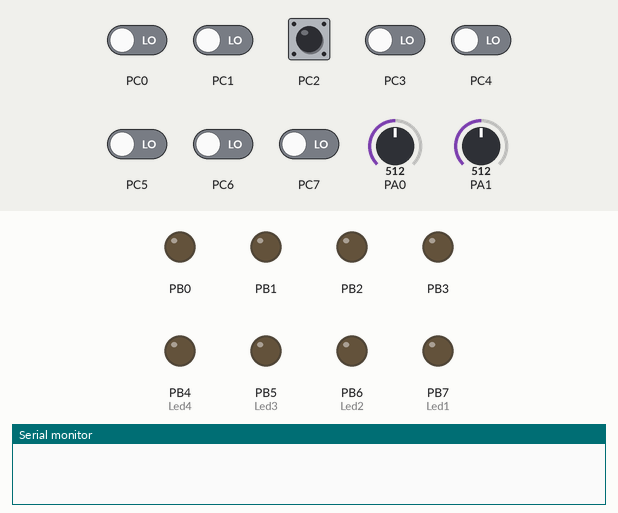
This program was run on a simulated ATmega1284P, built with avr-gcc and emulated at 1 MHz. Parts: output pins drawn as LEDs (lit = HIGH), the last lines printed to the serial monitor. The test bench sets the inputs (shaded band); at power-on: PC2 HIGH, PC0, PC1, PC3–7 LOW, PA0 = 512, PA1 = 512.

Above: at 4.0 s.
At 12.0 s:
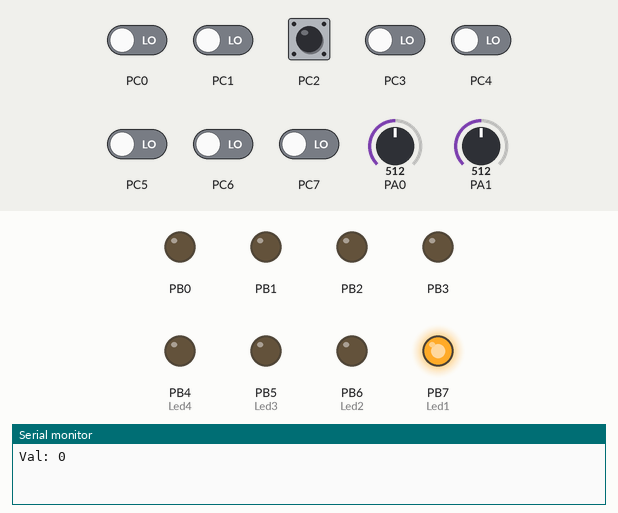
Timing chart, 0 to 20.8 s (numbered marks = the images above):
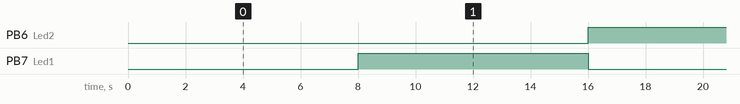

The program:

main.c
```c
/*
 * Projekt1.c
 *
 * Created: 26.05.2020 00:20:09
 * Author : MSR
 */

#include <avr/io.h>
#define F_CPU 1000000
#include <util/delay.h>
#include <stdio.h>
#include <string.h>

#include "gpio/Taster.h"
#include "gpio/Led.h"
#include "playground/Playground.h"
#include "timer/Timer.h"
#include "stateMachine/TrafficLight.h"
#include "uart/Uart.h"
#include <avr/interrupt.h>
#include "adc/adc.h"
#include "encoder/Encoder.h"

#define CLK_F_MHZ 16

uint8_t iahsdfoads = 0;
uint16_t afdsfasdf = 0;

int main(void) {

    cli();
    Led_init(0);	// Don't set LEDs at PORTD
	Taster_init();
    Timer_init(CLK_F_MHZ); // Init timer with 16MHZ clock
	uart_init_isr();
    adc_init();
    encoder_init();
	sei();

    uint16_t timeVarMain = Timer_getTick();
    char data_s;
    char data[50] = {0};
    int isafd = 0;
	char str[25];
    uint16_t Poti = 0;


    while (1) {
        if((Timer_getTick() - timeVarMain) >= 500){
            timeVarMain = Timer_getTick();
            if ( isafd == 0){
                Led1_On();
                Led2_Off();
                isafd = 1;
            }else  {
                Led1_Off();
                Led2_On();
                isafd = 0;
            }

            sprintf(str, "Val: %d\n", encoder_get());
            uart_send_isr(str);


            /*
            uint16_t LM35 = adc_get_LM35();
            Poti = adc_get_Poti();


            cli();
            sprintf(str, "Temp: %d\n", LM35);
            uart_send_isr(str);
            sprintf(str, "Poti: %d\n", Poti);
            uart_send_isr(str);
            sei();*/


        }


        /*
        while ((data_s = uart_get_data()) && i <= 48) {
            data[i] = data_s;
            i++;
        }
        data[i+1] = '\0';


        if (i > 0) {

            switch (data[0]) {
                case '1':
                    if (data[1] == '1') {
                        Led1_On();
                        uart_send_isr("Led1 On\n");
                    }else if (data[1] == '0') {
                        Led1_Off();
                        uart_send_isr("Led1 Off\n");
                    }
                    break;

                case '2':
                    if (data[1] == '1') {
                        Led2_On();
                        uart_send_isr("Led2 On\n");
                    }else {
                        Led2_Off();
                        uart_send_isr("Led2 Off\n");
                    }
                    break;

                case '3':
                    if (data[1] == '1') {
                        Led3_On();
                        uart_send_isr("Led3 On\n");
                    }else {
                        Led3_Off();
                        uart_send_isr("Led3 Off\n");
                    }
                    break;

                case '4':
                    if (data[1] == '1') {
                        Led4_On();
                        uart_send_isr("Led4 On\n");
                    }else {
                        Led4_Off();
                        uart_send_isr("Led4 Off\n");
                    }
                    break;

                default:

                    sprintf(str, "Received: %s\n", data);
                    uart_send_isr(str);
                    break;
            }
        }
        i = 0;*/

        /*
         // UART Echo
         while ((data_s = uart_get_data()) && i <= 48) {
            data[i] = data_s;
            i++;
        }
        data[i+1] = '\0';

        if (i > 0) {
            char str[65];

            sprintf(str, "Received: %s\n", data);

            uart_send_isr(str);
        }

        i = 0;*/

        //trafficLight(0);
        //playground();
    }
}
```

adc.c
```c
// PA0 = Temperatur
// PA1 = Poti

#include "adc.h"

// LM35-DZ Temperatur sensor data
volatile uint16_t LM35_Array[8] = {0};
volatile uint8_t index_LM35 = 42;

// Poti data
volatile uint16_t Poti_Array[8] = {0};
volatile uint8_t index_Poti = 42;


void adc_init() {
    // Set prescaler to 128
    ADCSRA |= (1 << ADPS0) | (1 << ADPS1) | (1 << ADPS2);

    // Set ADC enable, start conversion, set ADC interrupt
    ADCSRA |= (1 << ADEN) | (1 << ADSC) | (1 << ADIE);

#ifdef DEBUG_LEDS_ADC
    uart_send_isr("ADC init complete\n");
    Led6_On();
#endif
}

uint16_t adc_get_LM35() {
    uint32_t avg = 0;

    // Make sum
    for (int i = 0; i < 8; i++) {
        avg += LM35_Array[i];
    }
    // Make average
    avg = avg / 8;

    // Convert to Degree Celsius
    avg = (int) avg * 0.4883;   // convert to mV, divide by factor of LM35-DZ

    // Return a 16 bit value
    return (avg & 0xffff);
}

uint16_t adc_get_Poti() {
    uint32_t avg = 0;

    // Make sum
    for (int i = 0; i < 8; i++) {
        avg += Poti_Array[i];
    }
    // Make average
    avg = avg / 8;

    // Return a 16 bit value
    return (avg & 0xffff);
}

ISR(ADC_vect){
    // Pull data from AD conversion
    uint16_t res = ADC;

#ifdef DEBUG_LEDS_ADC
    Led3_Off();
#endif

    // Switch between LM35 and Poti
    switch (ADMUX & (1 << MUX0)) {
        case 0: // LM35

            if (index_LM35 == 42) {
                // Trash first conversion
                index_LM35 = 0;
#ifdef DEBUG_LEDS_ADC
                Led4_On();
#endif
            }else if (index_LM35 >= 0 && index_LM35 <= 7) {
                // Store 8 AD conversions in the Array
                LM35_Array[index_LM35] = res;
                index_LM35++;
            }else {
                // Switch to Poti
                ADMUX &= ~(30); // Set MUX1..4 to 0
                ADMUX |= (1 << MUX0);

                // Set index to default value, so that the first conversion will be trashed
                index_LM35 = 42;

#ifdef DEBUG_LEDS_ADC
                Led4_Off();
#endif
            }
            break;

        case 1: // Poti
            if (index_Poti == 42) { // Trash first conversion
#ifdef DEBUG_LEDS_ADC
                Led5_On();
#endif
                index_Poti = 0;
            }else if (index_Poti >= 0 && index_Poti <= 7) {
                // Store 8 AD conversions in the Array
                Poti_Array[index_Poti] = res;
                index_Poti++;
            }else {
                // Switch to LM35
                ADMUX &= ~(31); // Set MUX0..4 to 0

                // Set index to default value, so that the first conversion will be trashed
                index_Poti = 42;

#ifdef DEBUG_LEDS_ADC
                Led5_Off();
#endif
            }
            break;

        default:
            break;
    }
#ifdef DEBUG_LEDS_ADC
    Led3_On();
#endif

    // Trigger next conversion
    ADCSRA |= (1 << ADSC) | (1 << ADIE);
}
```

adc.h
```c
#ifndef MY_ADC_H_
#define MY_ADC_H_

/**
 If DEBUG_LEDS_ADC is defined, Leds will visualise action:
 (init will also send a uart message if this flag is defined)

 LED3: ISR routine finished (is cleared at start of ISR and set at the end)
 LED4: LM35 ADCs are running
 LED5: Poti ADCs are running
 LED6: Init complete
 */
// #define DEBUG_LEDS_ADC

#include <avr/io.h>
#include <avr/interrupt.h>

#ifdef DEBUG_LEDS_ADC
#include <string.h>
#include <stdio.h>
#include "../gpio/Led.h"
#include "../uart/Uart.h"
#endif

/**
 Initialises ADC with ISR
 ADC will always run in backround and trigger a new conversion after the last conversion is handled
 */
void adc_init(void);

/**
 Takes the last 8 values of the AD conversion and calculates the average.

 Returns:
 The average multiplied by 0.4883 to display Temperatur in Degree Celsius
 */
uint16_t adc_get_LM35(void);

/**
 Takes the last 8 values of the AD conversion and calculates the average.

 Returns:
 The average. Value between 0..1024
 */
uint16_t adc_get_Poti(void);

#endif /* MY_ADC_H_ */
```

Encoder.c
```c
#include "Encoder.h"

volatile uint8_t enc_state = 0;
volatile uint8_t st_m_state = 0;

volatile int16_t val = 0;


void encoder_process(){

    // Update enc_state
    enc_state = (PINC & ( (1 << PC6) | (1 << PC7) )) >> 6;


    // State machine
//  Begin of state machine
    switch (st_m_state) {
        case 1: // Init state

            if (enc_state == 1) {
                // Rotation forward
                st_m_state = 2;

            } else if (enc_state == 2) {
                // Rotation backward
                st_m_state = 5;
            }
            break;

        case 2: // Rotation forward

            if (enc_state == 3) {
                // Still rotating forward
                st_m_state = 3;

            } else if (enc_state == 0) {
                // Fail, go back to init state (maybe bouncing)
                st_m_state = 1;
            }
            break;

        case 3: // Rotation forward

            if (enc_state == 2) {
                // Still rotating forward
                st_m_state = 4;

            } else if (enc_state == 1) {
                // Fail, go back to previous state (maybe bouncing)
                st_m_state = 2;
            }
            break;

        case 4: // Rotation forward

            if (enc_state == 0) {
                // Forward Rotation done
                st_m_state = 1;
                val++;

            } else if (enc_state == 3) {
                // Fail, go back to previous state (maybe bouncing)
                st_m_state = 3;
            }
            break;


        case 5: // Rotation backward

            if (enc_state == 0) {
                // Fail, go back to init state (maybe bouncing)
                st_m_state = 1;

            } else if (enc_state == 3) {
                // Still rotating backward
                st_m_state = 6;
            }
            break;

        case 6: // Rotation backward

            if (enc_state == 2) {
                // Fail, go back to previous state (maybe bouncing)
                st_m_state = 5;

            } else if (enc_state == 1) {
                // Still rotating backward
                st_m_state = 7;
            }
            break;

        case 7: // Rotation backward

            if (enc_state == 3) {
                // Fail, go back to previous state (maybe bouncing)
                st_m_state = 6;

            } else if (enc_state == 0) {
                // Rotating backward done
                st_m_state = 1;
                val--;
            }
            break;


        default:
            //st_m_state = 1;
            break;
    }
//  End of state machine

}

void encoder_init( void ){

    // Init state machine
    st_m_state = 1;

    // Init timer (16MHZ, call encoder_isr() at timer isr)
    Timer2_init(16, encoder_process);
}

int16_t encoder_get(){
    TIMSK2 &= ~(1 << OCIE0A);
    int16_t temp = val;
    TIMSK2 |= (1 << OCIE0A);
    return temp;
}
```

Encoder.h
```c
/************************************************************************
               Reading rotary encoder
       one, two and four step encoders supported

              Author: Peter Dannegger
      https://www.mikrocontroller.net/articles/Drehgeber

 ***********************************************************************/

#ifndef MY_ENCODER_H_
#define MY_ENCODER_H_

//#define DEBUG_MY_ENCODER_

#include <avr/io.h>
#include "../timer/Timer.h"

// Debug
#ifdef DEBUG_MY_ENCODER_
#include "../uart/Uart.h"
#include <stdio.h>
#include <string.h>
#endif

void encoder_init(void);

int16_t encoder_get(void);


#endif /* MY_ENCODER_H_ */
```

Led.c
```c
#include "Led.h"

void Led_init(uint8_t initD) {
    // Set PORTB to outputs
    DDRB = 0xFF;
    PORTB = 0x00;

    if (initD) {
        // Set PORTD 0..4 to outputs
        DDRD |= ( (1 << 4) | (1 << 3) | (1 << 2) | (1 << 1) | (1 << 0));
        PORTD &= ~( (1 << 4) | (1 << 3) | (1 << 2) | (1 << 1) | (1 << 0));
    }
}

void turnOnD(uint8_t bit) {
    PORTD |= (1 << bit);
}
void turnOffD(uint8_t bit) {
    PORTD &= ~(1 << bit);
}

/**
 led1 - ioB7
 */
void Led1_On(void) {
    PORTB |= (1 << 7);
}
void Led1_Off(void) {
    PORTB &= ~(1 << 7);
}

/**
led2 - ioB6
*/
void Led2_On(void) {
    PORTB |= (1 << 6);
}
void Led2_Off(void) {
    PORTB &= ~(1 << 6);
}

/**
led3 - ioB5
*/
void Led3_On(void) {
    PORTB |= (1 << 5);
}
void Led3_Off(void) {
    PORTB &= ~(1 << 5);
}

/**
led4 - ioB4
*/
void Led4_On(void) {
    PORTB |= (1 << 4);
}
void Led4_Off(void) {
    PORTB &= ~(1 << 4);
}

/**
led5 - ioB3
*/
void Led5_On(void) {
    PORTB |= (1 << 3);
}
void Led5_Off(void) {
    PORTB &= ~(1 << 3);
}

/**
led6 - ioB2
*/
void Led6_On(void) {
    PORTB |= (1 << 2);
}
void Led6_Off(void) {
    PORTB &= ~(1 << 2);
}

/**
led7 - ioB1
*/
void Led7_On(void) {
    PORTB |= (1 << 1);
}
void Led7_Off(void) {
    PORTB &= ~(1 << 1);
}

/**
led8 - ioB0
*/
void Led8_On(void) {
    PORTB |= (1 << 0);
}
void Led8_Off(void) {
    PORTB &= ~(1 << 0);
}
```

Led.h
```c
#ifndef LED_H_
#define LED_H_
#include <avr/io.h>

/*
Initialisiert die Hardware für die Led
*/
void Led_init(uint8_t initD);

void turnOnD(uint8_t bit);
void turnOffD(uint8_t bit);

/*
Funktionen schalten entsprechende LEDs ein oder aus.
*/
void Led1_On(void);
void Led1_Off(void);

void Led2_On(void);
void Led2_Off(void);

void Led3_On(void);
void Led3_Off(void);

void Led4_On(void);
void Led4_Off(void);

void Led5_On(void);
void Led5_Off(void);

void Led6_On(void);
void Led6_Off(void);

void Led7_On(void);
void Led7_Off(void);

void Led8_On(void);
void Led8_Off(void);


#endif /* LED_H_ */
```

Taster.c
```c
#include "Taster.h"

// If logic is set wrong, change these
#define TASTER_RETURN_VALUE_LOW 1
#define TASTER_RETURN_VALUE_HIGH 0


/**
 Set GPIOs to input for switches t:
 ---------------------
 t1 - ioD7
 t2 - ioD6
 t3 - ioD5
 t4 - ioC2
 ---------------------
 - DDR Reg has to be set to 0
 - PORT Reg has to be set to 1
 -> Pin is input with pull-up
 */
void Taster_init() {

    // set to inputs
    DDRC &= ~(1 << 2);
    DDRD &= ~( (1 << 7) | (1 << 6) | (1 << 5) );

    // enable pull-up
    PORTC |= (1 << 2);
    PORTD |= (1 << 7) | (1 << 6) | (1 << 5);
}

/**
 Taster1 - ioD7
 */
uint8_t Taster1_get(void) {
    int state = PIND;
    if ( (state & (1<<7)) == 0 ) {
        return TASTER_RETURN_VALUE_LOW;
    } else {
        return TASTER_RETURN_VALUE_HIGH;
    }
}

/**
Taster2 - ioD6
*/
uint8_t Taster2_get(void) {
    uint8_t state = PIND;
    if ( (state & (1<<6)) == 0 ) {
        return TASTER_RETURN_VALUE_LOW;
    } else {
        return TASTER_RETURN_VALUE_HIGH;
    }
}

/**
Taster3 - ioD5
*/
uint8_t Taster3_get(void) {
    uint8_t state = PIND;
    if ( (state & (1<<5)) == 0 ) {
        return TASTER_RETURN_VALUE_LOW;
    } else {
        return TASTER_RETURN_VALUE_HIGH;
    }
}

/**
Taster4 - ioC2
*/
uint8_t Taster4_get(void) {
    uint8_t state = PINC;
    if ( (state & (1<<2)) == 0 ) {
        return TASTER_RETURN_VALUE_LOW;
    } else {
        return TASTER_RETURN_VALUE_HIGH;
    }
}
```

Taster.h
```c
#ifndef TASTER_H_
#define TASTER_H_

#include <avr/io.h>

/**
Initialisiert die Hardware fuer die Taster
*/
void Taster_init(void);

/**
Gibt den aktuellen Status der Tasten aus.
Rueckgabewert 0 = Taster nicht gedrueckt, 1 = Taster gedrueckt.
*/
uint8_t Taster1_get(void);
uint8_t Taster2_get(void);
uint8_t Taster3_get(void);
uint8_t Taster4_get(void);


#endif /* TASTER_H_ */
```

Playground.h
```c
#ifndef PLAYGROUND_H_
#define PLAYGROUND_H_

#include <avr/io.h>

#ifndef F_CPU
#define F_CPU 16000000
#endif
#include <util/delay.h>

/**
 (pseude main function)

 modes:
 - button1 pressed -> testTasterLed()
 - button2 pressed -> testBoard()
 - button3 pressed -> lauflicht()
 - button4 pressed -> increment()
*/
void playground(void);


/**
 Starting at Led0, the Led next to the current led will turn on at the same time the current led turns off.
 If last led is reached, the direction will change.

 Only one led is active at once
*/
void lauflicht(void);

/**
 Increment if button 1 is pressed, decrement if button 2 is pressed.
 Value of count will display with leds. if count is dez 5, 5 leds will turn on
*/
void increment(void);

/**
 Switches PORTB on and off with a delay off 500 ms
*/
void testBoard(void);

/**
 If button1 is pressed, led1 will turn on. If button2 is pressed, led2 will turn on and so on...
*/
void testTasterLed(void);

#endif /* PLAYGROUND_H_ */
```

TrafficLight.h
```c
#ifndef TRAFFIC_LIGHT_H_
#define TRAFFIC_LIGHT_H_

#include <avr/io.h>

// if traffic light should use the 8 leds, set extraLeds to 0
// if traffic light should use extra leds, set extrsLeds to 1
void trafficLight(uint8_t extraLeds);

#endif /* TRAFFIC_LIGHT_H_ */
```

Timer.h
```c
#ifndef TIMER_H_
#define TIMER_H_

#define COMPA_VAL 250
#define COMPA_VAL_8MHZ 125

#define T2_COMPA_VAL 100
#define T2_COMPA_VAL_8MHZ 125

#include <avr/io.h>
#include <avr/interrupt.h>

#include "../gpio/Led.h"

void Timer_init(uint8_t clockFreqMhz);

void Timer2_init(uint8_t clockFreqMhz, void (*f)(void));

uint16_t Timer_getTick(void);


#endif /* TIMER_H_ */
```

Uart.h
```c
#ifndef MY_UART_H_
#define MY_UART_H_

#include <avr/io.h>
#include <string.h>
#include <avr/interrupt.h>

/**
Ring-Buffer
https://www.mikrocontroller.net/articles/FIFO
*/
// Buffer
#ifndef RING_BUFFER_UART_SIZE
#define RING_BUFFER_UART_SIZE 512   // ATmega1284P has 16kB RAM
#endif /* RING_BUFFER_UART_SIZE */
#define BUFFER_FAIL     1
#define BUFFER_SUCCESS  0

struct Buffer {
	unsigned char data[RING_BUFFER_UART_SIZE];
	uint16_t read; // points to the oldest byte
	uint16_t write; // points to the first free field
} BUFFER_UART;

/**
 (Global interrrupt should be disabled while calling this function)
 Initialisaton of UART-Port
 - 9600 baud
 - 8 bit data
 - 1 stop-bit
 - no parity
*/
void uart_init(void);

/**
Initialisiation with ISR (same setting as in uart_init)
Interrupts:
- USART Data Register Empty interrupt
*/
void uart_init_isr(void);

/**
 Send a String to UART
 (function could be blocking for some time if a large string is passed)
*/
void uart_send(char* string);

/**
Non blocking alternative to uart_send.
(Initialisation with ISR has to be called before this!)

String will be stored in buffer (a ring buffer). If buffer is full, theposition of the byte
in string where the buffer was full is returned

Returns:
- 0 if successful
- position in string +1 where the error occured
*/
uint16_t uart_send_isr(char* string);

/**
Reads one byte from UART-Port and returns it
*/
unsigned char uart_recv(void);

/**
Returns 1 if there is data in the buffer, 0 if not
*/
uint8_t buf_available(struct Buffer *buf);

/**
 If there is data in the receive ringbuffer, one byte will be pulled and returned
 */
unsigned char uart_get_data(void);

#endif /* MY_UART_H_ */
```

Source omitted: Playground.c (4707 bytes), TrafficLight.c (6551 bytes), Timer.c (5279 bytes), Uart_Backup_UDE.c (5908 bytes), Uart.c (5867 bytes)

Measured:
- by itself, PB6 (Led2), PB7 (Led1): alternates HIGH for 8.0 s and LOW for 8.0 s
